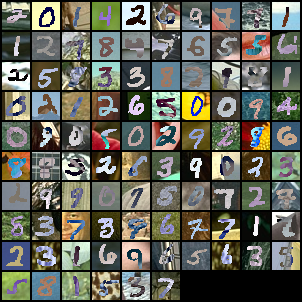

Generate this figure with Python:
import os
import torchvision
import torch
import torch.nn as nn
import numpy as np
from torch.utils.data import Dataset, DataLoader
import torch.nn.functional as F
import parser
from data import DigitDataset
import random
import model
from numpy.random import choice
from model import G, D, weights_init
from torchvision.utils import save_image

def load_checkpoint(pathG, pathD,  model_G, optimizer_G, model_D, optimizer_D):
    state_G = torch.load(pathG)
    state_D = torch.load(pathD)
    model_G.load_state_dict(state_G['state_dict'])
    model_D.load_state_dict(state_D['state_dict'])
    optimizer_G.load_state_dict(state_G['optimizer'])
    optimizer_D.load_state_dict(state_D['optimizer'])


# randomly flip some labels
def noisy_labels(y, p_flip):
    n_select = int(p_flip * y.shape[0])
    flip_ix = choice([i for i in range(y.shape[0])], size=n_select)
    y[flip_ix] = 1 - y[flip_ix]
    zeros = torch.zeros(y.shape, dtype=torch.double)
    y = torch.where(y>0, y, zeros)
    return y


def fix_random_seed(seed):
    random.seed(seed)
    np.random.seed(seed)
    torch.manual_seed(seed)
    if torch.cuda.is_available():
        torch.cuda.manual_seed(seed)
        torch.cuda.manual_seed_all(seed)
    torch.backends.cudnn.benchmark = False
    torch.backends.cudnn.deterministic = True

def onehot_encode(label, device, n_class=10):  
    eye = torch.eye(n_class, device=device) 
    return eye[label].view(-1, n_class, 1, 1)   
 
 
def concat_noise_label(noise, label, device):
    oh_label = onehot_encode(label, device=device)
    return torch.cat((noise, oh_label), dim=1)


def sample_image(n_row, epoch , model_G, log_dir):
    """Saves a grid of generated digits ranging from 0 to n_classes"""
    # Sample noise
    z = torch.from_numpy(np.random.normal(0, 1, (n_row ** 2, 100)))
    # Get labels ranging from 0 to n_classes for n rows
    labels = np.array([num for _ in range(n_row) for num in range(n_row)])
    print(labels)
    filename = os.path.join(log_dir, "{:03d}.png".format(epoch))
    gen_imgs = model_G(z, labels)
    save_image(gen_imgs.data, filename, nrow=n_row, normalize=True)

def smooth_positive_labels(y):
    return np.random.uniform(low=0.8, high=1.2, size=y.shape)

def smooth_negative_labels(y):
    return np.random.uniform(low=0.0, high=0.3, size=y.shape)
    
def main():
    args = parser.arg_parse()
    n_class = 10 # from digit 0 to digit 9 
    #TODO: remove this
    if not os.path.exists(args.log_dir):
        os.makedirs(args.log_dir)
    
    
    device = 'cuda' if torch.cuda.is_available() else 'cpu'
    print("===> Using device " + device)

    # fix_random_seed(args.random_seed)
    
    print("===> Preparing dataloader...")
    train_data = DigitDataset(root=args.train_data, type=args.type, mode="train")
    train_loader = DataLoader(train_data, batch_size=args.train_batch, num_workers=args.num_workers, shuffle=True)
    print("===> Loading model...")
    model_G = G().to(device)
    model_G.apply(weights_init)
    model_D = D().to(device)
    model_D.apply(weights_init)

    print("======= Generator =======")
    print(model_G)
    print("\n======= Discriminator =======")
    print(model_D)

    dis_criterion = nn.BCELoss()
    aux_criterion = nn.CrossEntropyLoss()

    optimizer_D = torch.optim.AdamW(model_D.parameters(), lr=args.lr_d, betas=(args.beta1, 0.999))
    optimizer_G = torch.optim.AdamW(model_G.parameters(), lr=args.lr_g, betas=(args.beta1, 0.999))

    if args.ckpt_g and args.ckpt_d:
        load_checkpoint(args.ckpt_g, args.ckpt_d, model_G, optimizer_G, model_D, optimizer_D)
    if args.lr_scheduler:
        scheduler_G = torch.optim.lr_scheduler.CosineAnnealingLR(optimizer_G, T_max=args.epochs)
        scheduler_D = torch.optim.lr_scheduler.CosineAnnealingLR(optimizer_D, T_max=args.epochs)
    g_iter = args.g_iter
    d_iter = args.d_iter


    
    fixed_noise = torch.randn(10, 100, 1, 1, device=device) # (10, 100, 1, 1)
    fixed_label = torch.tensor([0,1,2,3,4,5,6,7,8,9]).to(device)
    fixed_noise_label = concat_noise_label(fixed_noise, fixed_label, device) # (10, 110, 1, 1)

    print(fixed_label)

    print("===> Start training...")
    for epoch in range(1, args.epochs+1):
        if epoch > 50: 
            g_iter = 1 # train g for g_iter times when epoch < 50
            d_iter = 1 # train d for d_iter times when epoch < 50
        iter = 0
        loss_G = 0.0
        loss_D = 0.0
        D_real_acc = 0.0
        D_fake_acc = 0.0
        for idx, data in enumerate(train_loader):
            # torchvision.utils.save_image(data[0], "train.png", nrow=10, normalize=True)
            iter+=1
            real_img, real_class = data[0].to(device), data[1].to(device)

            batch_size = real_img.size(0) # cannot use args.train_batch since it will cause error in last batch
            model_D.train()
            model_G.train()

            real_target = torch.full((batch_size,), 1.0, device=device).float().to(device)
            real_target_smooth = smooth_positive_labels(real_target)
            fake_target = torch.full((batch_size,), 0.0, device=device).float().to(device)
            fake_target_smooth = smooth_negative_labels(fake_target)

            real_target_smooth = torch.from_numpy(real_target_smooth).float().to(device)
            fake_target_smooth = torch.from_numpy(fake_target_smooth).float().to(device)
            #####################
            # train Discriminator
            #####################

           
            for _ in range(d_iter):
                model_D.zero_grad()
                #### REAL image
                output_dis, output_aux = model_D(real_img)
                output_dis = torch.squeeze(output_dis)
                output_aux = torch.squeeze(output_aux)
                loss_D_dis_real = dis_criterion(output_dis, real_target_smooth) # real or fake
                loss_D_aux_real = aux_criterion(output_aux, real_class) # digit 
                D_real_acc = np.mean(((output_dis > 0.5).cpu().data.numpy() == real_target.cpu().data.numpy()))
                loss_D_real = (loss_D_dis_real + loss_D_aux_real)/2
                # loss_D_real.backward()

                ### FAKE image
                fake_class = torch.randint(n_class, (batch_size,), dtype=torch.long, device=device)
                noise = torch.randn(batch_size, 100, 1, 1, device=device).squeeze(0)
                input_z = concat_noise_label(noise, fake_class, device)  
                # print(fake_class.shape) #(B)
                # print(noise.shape) # (B,110, 1, 1)
                fake_image = model_G(input_z)

                output_dis, output_aux = model_D(fake_image.detach()) # detach for no grad
                output_dis = torch.squeeze(output_dis)
                output_aux = torch.squeeze(output_aux)
                loss_D_dis_fake = dis_criterion(output_dis, fake_target_smooth) # real or fake
                loss_D_aux_fake = aux_criterion(output_aux, fake_class) # digit TODO: real label?
                D_fake_acc = np.mean(((output_dis > 0.5).cpu().data.numpy() == fake_target.cpu().data.numpy()))
                loss_D_fake = (loss_D_dis_fake + loss_D_aux_fake)/2
                # loss_D_fake.backward()
                

                loss_D = loss_D_fake + loss_D_real
                loss_D.backward()

                optimizer_D.step()

            if args.lr_scheduler:
                scheduler_D.step()


            #####################
            # train Generator
            #####################
            for _ in range(g_iter):
                model_G.zero_grad()
                noise = torch.randn(batch_size, 100, 1, 1, device=device)
                fake_class = torch.randint(n_class, (batch_size,), dtype=torch.long, device=device)
                input_z = concat_noise_label(noise, fake_class, device)  
                fake_image = model_G(input_z)

                output_dis, output_aux = model_D(fake_image)
                output_dis = torch.squeeze(output_dis)
                output_aux = torch.squeeze(output_aux)
                loss_G_dis = dis_criterion(output_dis, real_target)  # real or fake
                loss_G_aux = aux_criterion(output_aux, fake_class)  # digit 
                loss_G = loss_G_dis + loss_G_aux
                loss_G.backward()
                optimizer_G.step()
            if args.lr_scheduler:
                scheduler_G.step()


            if (iter+1) % args.log_interval == 0:
                # print("Epoch: {} [{}/{}] | G Loss:{:.4f} | D Loss: {:.4f}".format(epoch, idx+1, len(train_loader), errG.item(), errD.item()))
                print("Epoch: {} [{}/{}] | G Loss:{:.4f} | D Loss: {:.4f} | D real Acc: {:.4f} | D fake Acc: {:4f}".format(epoch, idx+1, len(train_loader), loss_G, loss_D, D_real_acc, D_fake_acc))
                
           
        with torch.no_grad():
                model_G.eval()
                fake_imgs_sample = (model_G(fixed_noise_label)).detach().cpu()
                model_G.train()
                filename = os.path.join(args.log_dir, "{:03d}.jpg".format(epoch))
                torchvision.utils.save_image(fake_imgs_sample, filename, nrow=10, normalize=True)
        if epoch%5 == 0:
            print("Saving model G...")
            state = {'state_dict': model_G.state_dict(),
                'optimizer' : optimizer_G.state_dict()}
            torch.save(state, os.path.join(args.log_dir, "{:03d}_G.pth".format(epoch)))
            print("Saving model D...")
            state = {'state_dict': model_D.state_dict(),
                'optimizer' : optimizer_D.state_dict()}
            torch.save(state, os.path.join(args.log_dir, "{:03d}_D.pth".format(epoch)))


if __name__ == '__main__':
    main()